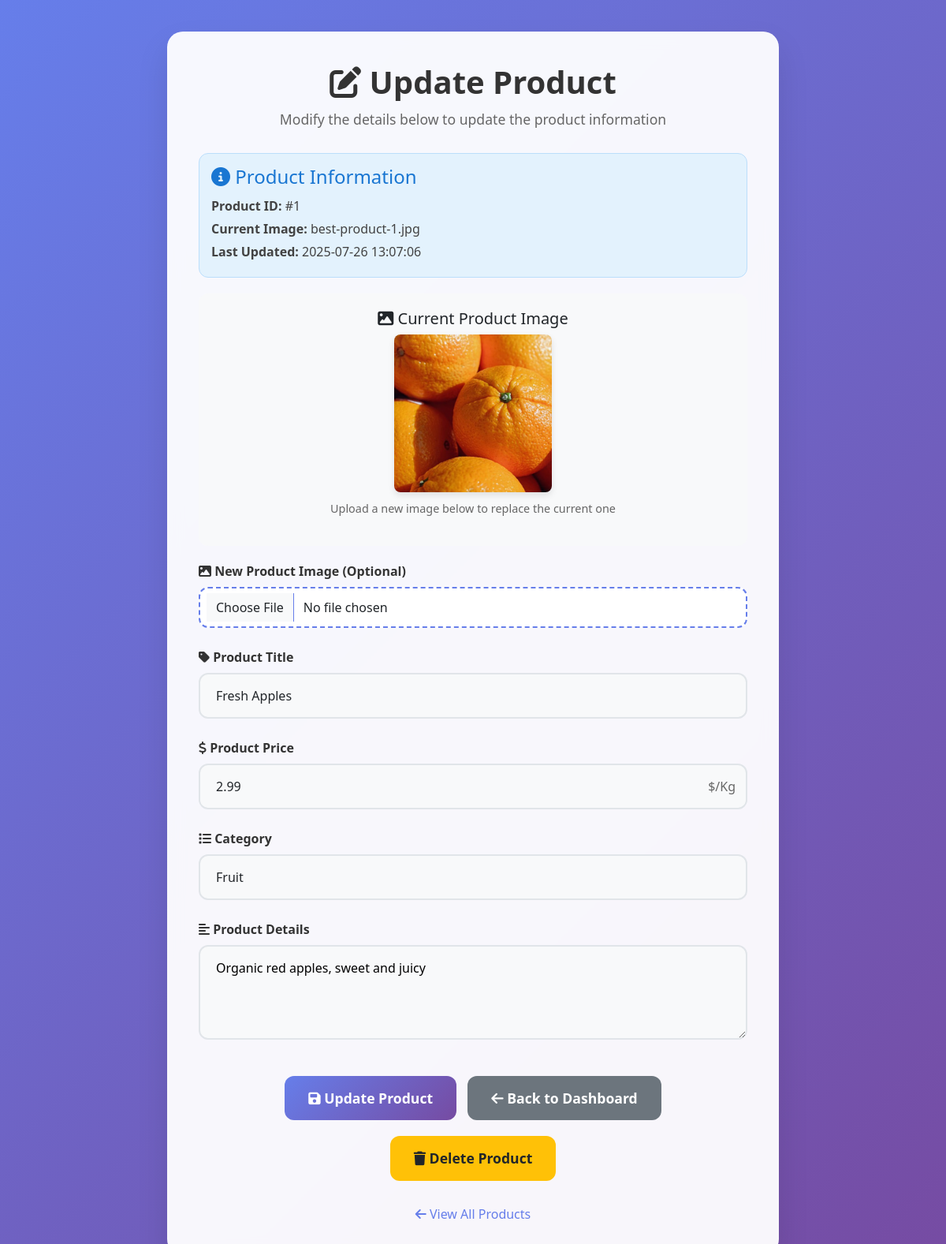
Screenshot of /admin/Admin/update_Product.php?id=1 (signed in) with the database file from the repository.
### tables this page shows
CREATE TABLE IF NOT EXISTS `products` (
  `id` int(11) NOT NULL AUTO_INCREMENT,
  `tittle` varchar(255) NOT NULL,
  `details` text,
  `price` decimal(10,2) NOT NULL,
  `category` varchar(100) NOT NULL,
  `image` varchar(255) NOT NULL,
  `created_at` timestamp DEFAULT CURRENT_TIMESTAMP,
  PRIMARY KEY (`id`)
);

### public/admin/Admin/update_Product.php (the view, shortened to what this page needs)
<?php
$ids = $_GET['id'] ?? '';
$select = "SELECT * FROM products WHERE id = '$ids'";
$query = mysqli_query($conn, $select);
$result = mysqli_fetch_assoc($query);
?>
<!DOCTYPE html>
<html lang="en">
<head>
    <link rel="stylesheet" href="../../assets/Laibraries/css/bootstrap.min.css">
    <link rel="stylesheet" href="https://cdnjs.cloudflare.com/ajax/libs/font-awesome/6.7.2/css/all.min.css">
</head>
<body>
    <div class="container">
        <div class="form-container">
            <div class="form-header">
                <h1><i class="fa-solid fa-edit"></i> Update Product</h1>
                <p>Modify the details below to update the product information</p>
            </div>
            <div class="product-info">
                <h4><i class="fa-solid fa-info-circle"></i> Product Information</h4>
                <p><strong>Product ID:</strong> #<?php echo $result['id']; ?></p>
                <p><strong>Current Image:</strong> <?php echo $result['image']; ?></p>
                <p><strong>Last Updated:</strong> <?php echo $result['created_at']; ?></p>
            </div>
            <form action="" method="post" enctype="multipart/form-data" id="updateProductForm">
                <div class="current-image">
                    <h5><i class="fa-solid fa-image"></i> Current Product Image</h5>
                    <img src="../../assets/Product_Images/<?php echo $result['image']; ?>" alt="Current Product Image">
                    <p>Upload a new image below to replace the current one</p>
                </div>
                <div class="form-group">
                    <label for="file" class="form-label">
                        <i class="fa-solid fa-image"></i> New Product Image (Optional)
                    </label>
                    <input type="file" id="file" name="file" class="form-control file-input" accept="image/*">
                </div>
                <div class="form-group">
                    <label for="tittle" class="form-label">
                        <i class="fa-solid fa-tag"></i> Product Title
                    </label>
                    <input type="text" id="tittle" name="tittle" class="form-control"
                           placeholder="Enter product title" required
                           value="<?php echo htmlspecialchars($result['tittle']); ?>">
                    </div>
                <div class="form-group">
                    <label for="price" class="form-label">
                        <i class="fa-solid fa-dollar-sign"></i> Product Price
                    </label>
                    <div class="price-input">
                        <input type="number" id="price" name="price" class="form-control"
                               placeholder="0.00" step="0.01" min="0" required
                               value="<?php echo htmlspecialchars($result['price']); ?>">
                    </div>
                    </div>
                <div class="form-group">
                    <label for="category" class="form-label">
                        <i class="fa-solid fa-list"></i> Category
                    </label>
                    <select id="category" name="category" class="form-select" required>
                        <option value="Fruit" <?php echo ($result['category'] == 'Fruit') ? 'selected' : ''; ?>>Fruit</option>
                        </select>
                    </div>
                <div class="form-group">
                    <label for="detail" class="form-label">
                        <i class="fa-solid fa-align-left"></i> Product Details
                    </label>
                    <textarea id="detail" name="detail" class="form-textarea"
                              placeholder="Enter product description..." required><?php echo htmlspecialchars($result['details']); ?></textarea>
                    </div>
                <div class="form-actions">
                    <button type="submit" name="submit" class="btn btn-primary" id="submitBtn">
                        <i class="fa-solid fa-save"></i> Update Product
                    </button>
                    <a href="./dashboad.php" class="btn btn-secondary">
                        <i class="fa-solid fa-arrow-left"></i> Back to Dashboard
                    </a>
                    <a href="./delete_Product.php?id=<?php echo $result['id']; ?>" class="btn btn-warning"
                       onclick="return confirm('Are you sure you want to delete this product?')">
                        <i class="fa-solid fa-trash"></i> Delete Product
                    </a>
                    </div>
                </form>
            <div class="text-center">
                <a href="./dashboad.php" class="back-link">
                    <i class="fa-solid fa-arrow-left"></i> View All Products
                </a>
            </div>
        </div>
    </div>
</body>
</html>

### public/admin/Admin/update_Product.php (style rules this page uses)
* { margin: 0; padding: 0; box-sizing: border-box; }
body { font-family: 'Segoe UI', Tahoma, Geneva, Verdana, sans-serif; background: linear-gradient(135deg, #667eea 0%, #764ba2 100%); min-height: 100vh; padding: 20px 0; }
.container { max-width: 800px; margin: 0 auto; }
.form-container { background: rgba(255, 255, 255, 0.95); backdrop-filter: blur(10px); border-radius: 20px; box-shadow: 0 20px 40px rgba(0, 0, 0, 0.1); padding: 40px; margin-top: 20px; }
.form-header { text-align: center; margin-bottom: 30px; }
.form-header h1 { color: #333; font-size: 2.5rem; font-weight: 700; margin-bottom: 10px; }
.form-header p { color: #666; font-size: 1.1rem; }
.current-image { text-align: center; margin-bottom: 20px; padding: 20px; background: #f8f9fa; border-radius: 12px; }
.current-image img { max-width: 200px; max-height: 200px; border-radius: 8px; box-shadow: 0 4px 8px rgba(0, 0, 0, 0.1); }
.current-image p { margin-top: 10px; color: #666; font-size: 0.9rem; }
.form-group { margin-bottom: 25px; }
.form-label { display: block; margin-bottom: 8px; color: #333; font-weight: 600; font-size: 1rem; }
.form-control { width: 100%; padding: 15px 20px; border: 2px solid #e1e5e9; border-radius: 12px; font-size: 1rem; transition: all 0.3s ease; background: #f8f9fa; }
.form-control.file-input { padding: 12px 20px; background: #fff; border: 2px dashed #667eea; cursor: pointer; }
.form-select { width: 100%; padding: 15px 20px; border: 2px solid #e1e5e9; border-radius: 12px; font-size: 1rem; background: #f8f9fa; cursor: pointer; transition: all 0.3s ease; }
.form-textarea { width: 100%; padding: 15px 20px; border: 2px solid #e1e5e9; border-radius: 12px; font-size: 1rem; font-family: inherit; resize: vertical; min-height: 120px; transition: all 0.3s ease; background: #f8f9fa; }
.btn { display: inline-block; padding: 15px 30px; border: none; border-radius: 12px; font-size: 1.1rem; font-weight: 600; text-decoration: none; text-align: center; cursor: pointer; transition: all 0.3s ease; margin: 10px 5px; }
.btn-primary { background: linear-gradient(135deg, #667eea 0%, #764ba2 100%); color: white; }
.btn-secondary { background: #6c757d; color: white; }
.btn-warning { background: #ffc107; color: #212529; }
.form-actions { text-align: center; margin-top: 30px; }
.back-link { display: inline-block; margin-top: 20px; color: #667eea; text-decoration: none; font-weight: 500; transition: color 0.3s ease; }
.price-input { position: relative; }
.price-input::after { content: "$/Kg"; position: absolute; right: 15px; top: 50%; transform: translateY(-50%); color: #666; font-weight: 500; }
.price-input input { padding-right: 60px; }
.product-info { background: #e3f2fd; border: 1px solid #bbdefb; border-radius: 12px; padding: 15px; margin-bottom: 20px; }
.product-info h4 { color: #1976d2; margin-bottom: 10px; }
.product-info p { color: #424242; margin: 5px 0; }

### rows the page displays
products: id "1", image "best-product-1.jpg", created_at "2025-07-26 13:07:06", image (picture), tittle "Fresh Apples", price "2.99", category "Fruit", detail "Organic red apples, sweet and juicy"
